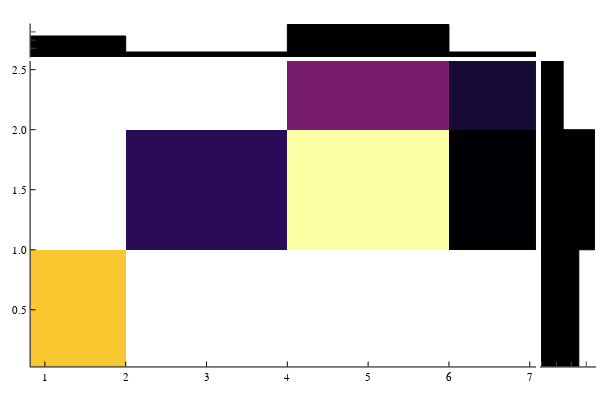

The notebook cell this image was saved under:
### Code cell
#Pkg.add("RDatasets")
using RDatasets, StatsPlots
iris = dataset("datasets", "iris")
@df iris marginalhist(:PetalLength, :PetalWidth)

### Figure 1 — Plotly figure (JSON) as saved in the notebook; plotly's stock layout.template omitted (floating-point values rounded to 4 significant figures; data arrays with more than 128 entries replaced by an {"elided": "..."} marker saying what was removed)
{"data": [{"colorbar": {"title": ""}, "colorscale": {"elided": "256x2 mixed values"}, "hoverinfo": "none", "name": "y1", "showlegend": false, "showscale": false, "type": "heatmap", "x": [0, 2, 4, 6, 8], "xaxis": "x1", "y": [0, 1, 2, 3], "yaxis": "y2", "z": [[50, null, null, null], [null, 11, 57, 3], [null, null, 21, 8]], "zmax": 57, "zmin": 3}, {"fill": "tozeroy", "fillcolor": "rgba(0, 0, 0, 1.000)", "hoverinfo": "none", "legendgroup": "y1", "line": {"color": "rgba(0, 0, 0, 1.000)", "dash": "solid", "width": 1}, "mode": "lines", "name": "y1", "showlegend": true, "type": "scatter", "x": [0, 0, 2, 2, 0, 0], "xaxis": "x1", "y": [50, 0, 0, 50, 50, 50], "yaxis": "y1"}, {"fill": "tozeroy", "fillcolor": "rgba(0, 0, 0, 1.000)", "hoverinfo": "none", "legendgroup": "y1", "line": {"color": "rgba(0, 0, 0, 1.000)", "dash": "solid", "width": 1}, "mode": "lines", "name": "y1", "showlegend": false, "type": "scatter", "x": [2, 2, 4, 4, 2, 2], "xaxis": "x1", "y": [11, 0, 0, 11, 11, 11], "yaxis": "y1"}, {"fill": "tozeroy", "fillcolor": "rgba(0, 0, 0, 1.000)", "hoverinfo": "none", "legendgroup": "y1", "line": {"color": "rgba(0, 0, 0, 1.000)", "dash": "solid", "width": 1}, "mode": "lines", "name": "y1", "showlegend": false, "type": "scatter", "x": [4, 4, 6, 6, 4, 4], "xaxis": "x1", "y": [78, 0, 0, 78, 78, 78], "yaxis": "y1"}, {"fill": "tozeroy", "fillcolor": "rgba(0, 0, 0, 1.000)", "hoverinfo": "none", "legendgroup": "y1", "line": {"color": "rgba(0, 0, 0, 1.000)", "dash": "solid", "width": 1}, "mode": "lines", "name": "y1", "showlegend": false, "type": "scatter", "x": [6, 6, 8, 8, 6, 6], "xaxis": "x1", "y": [11, 0, 0, 11, 11, 11], "yaxis": "y1"}, {"colorbar": {"title": ""}, "legendgroup": "y1", "marker": {"color": "rgba(0, 154, 250, 0.000)", "line": {"color": "rgba(0, 0, 0, 0.000)", "width": 1}, "size": 0, "symbol": "circle"}, "mode": "markers", "name": "y1", "showlegend": false, "type": "scatter", "x": [1, 3, 5, 7], "xaxis": "x1", "y": [50, 11, 78, 11], "yaxis": "y1", "zmax": null, "zmin": null}, {"fill": "tozeroy", "fillcolor": "rgba(0, 0, 0, 1.000)", "hoverinfo": "none", "legendgroup": "y1", "line": {"color": "rgba(0, 0, 0, 1.000)", "dash": "solid", "width": 1}, "mode": "lines", "name": "y1", "showlegend": true, "type": "scatter", "x": [50, 0, 0, 50, 50, 50], "xaxis": "x3", "y": [0, 0, 1, 1, 0, 0], "yaxis": "y2"}, {"fill": "tozeroy", "fillcolor": "rgba(0, 0, 0, 1.000)", "hoverinfo": "none", "legendgroup": "y1", "line": {"color": "rgba(0, 0, 0, 1.000)", "dash": "solid", "width": 1}, "mode": "lines", "name": "y1", "showlegend": false, "type": "scatter", "x": [71, 0, 0, 71, 71, 71], "xaxis": "x3", "y": [1, 1, 2, 2, 1, 1], "yaxis": "y2"}, {"fill": "tozeroy", "fillcolor": "rgba(0, 0, 0, 1.000)", "hoverinfo": "none", "legendgroup": "y1", "line": {"color": "rgba(0, 0, 0, 1.000)", "dash": "solid", "width": 1}, "mode": "lines", "name": "y1", "showlegend": false, "type": "scatter", "x": [29, 0, 0, 29, 29, 29], "xaxis": "x3", "y": [2, 2, 3, 3, 2, 2], "yaxis": "y2"}, {"colorbar": {"title": ""}, "legendgroup": "y1", "marker": {"color": "rgba(0, 154, 250, 0.000)", "line": {"color": "rgba(0, 0, 0, 0.000)", "width": 1}, "size": 0, "symbol": "circle"}, "mode": "markers", "name": "y1", "showlegend": false, "type": "scatter", "x": [50, 71, 29], "xaxis": "x3", "y": [0.5, 1.5, 2.5], "yaxis": "y2", "zmax": null, "zmin": null}], "layout": {"annotations": [], "height": 400, "margin": {"b": 20, "l": 0, "r": 0, "t": 20}, "paper_bgcolor": "rgba(255, 255, 255, 1.000)", "plot_bgcolor": "rgba(255, 255, 255, 1.000)", "showlegend": false, "width": 600, "xaxis1": {"anchor": "y2", "domain": [0.05101, 0.8933], "gridcolor": "rgba(0, 0, 0, 0.100)", "gridwidth": 0.5, "linecolor": "rgba(0, 0, 0, 1.000)", "mirror": false, "range": [0.823, 7.077], "showgrid": false, "showline": true, "showticklabels": true, "tickangle": 0, "tickcolor": "rgb(0, 0, 0)", "tickfont": {"color": "rgba(0, 0, 0, 1.000)", "family": "sans-serif", "size": 11}, "tickmode": "array", "ticks": "inside", "ticktext": ["1", "2", "3", "4", "5", "6", "7"], "tickvals": [1, 2, 3, 4, 5, 6, 7], "title": "", "titlefont": {"color": "rgba(0, 0, 0, 1.000)", "family": "sans-serif", "size": 15}, "type": "-", "visible": true, "zeroline": false, "zerolinecolor": "rgba(0, 0, 0, 1.000)"}, "xaxis3": {"anchor": "y2", "domain": [0.8999, 0.9934], "gridcolor": "rgba(0, 0, 0, 0.100)", "gridwidth": 0.5, "linecolor": "rgba(0, 0, 0, 1.000)", "mirror": false, "range": [-2.13, 73.13], "showgrid": false, "showline": true, "showticklabels": false, "tickangle": 0, "ticks": "inside", "title": "", "type": "-", "visible": true, "zeroline": false, "zerolinecolor": "rgba(0, 0, 0, 1.000)"}, "yaxis1": {"anchor": "x1", "domain": [0.8959, 0.9902], "gridcolor": "rgba(0, 0, 0, 0.100)", "gridwidth": 0.5, "linecolor": "rgba(0, 0, 0, 1.000)", "mirror": false, "range": [-2.34, 80.34], "showgrid": false, "showline": true, "showticklabels": false, "tickangle": 0, "ticks": "inside", "title": "", "type": "-", "visible": true, "zeroline": false, "zerolinecolor": "rgba(0, 0, 0, 1.000)"}, "yaxis2": {"anchor": "x1", "domain": [0.03762, 0.886], "gridcolor": "rgba(0, 0, 0, 0.100)", "gridwidth": 0.5, "linecolor": "rgba(0, 0, 0, 1.000)", "mirror": false, "range": [0.028, 2.572], "showgrid": false, "showline": true, "showticklabels": true, "tickangle": 0, "tickcolor": "rgb(0, 0, 0)", "tickfont": {"color": "rgba(0, 0, 0, 1.000)", "family": "sans-serif", "size": 11}, "tickmode": "array", "ticks": "inside", "ticktext": ["0.5", "1.0", "1.5", "2.0", "2.5"], "tickvals": [0.5, 1, 1.5, 2, 2.5], "title": "", "titlefont": {"color": "rgba(0, 0, 0, 1.000)", "family": "sans-serif", "size": 15}, "type": "-", "visible": true, "zeroline": false, "zerolinecolor": "rgba(0, 0, 0, 1.000)"}}}
